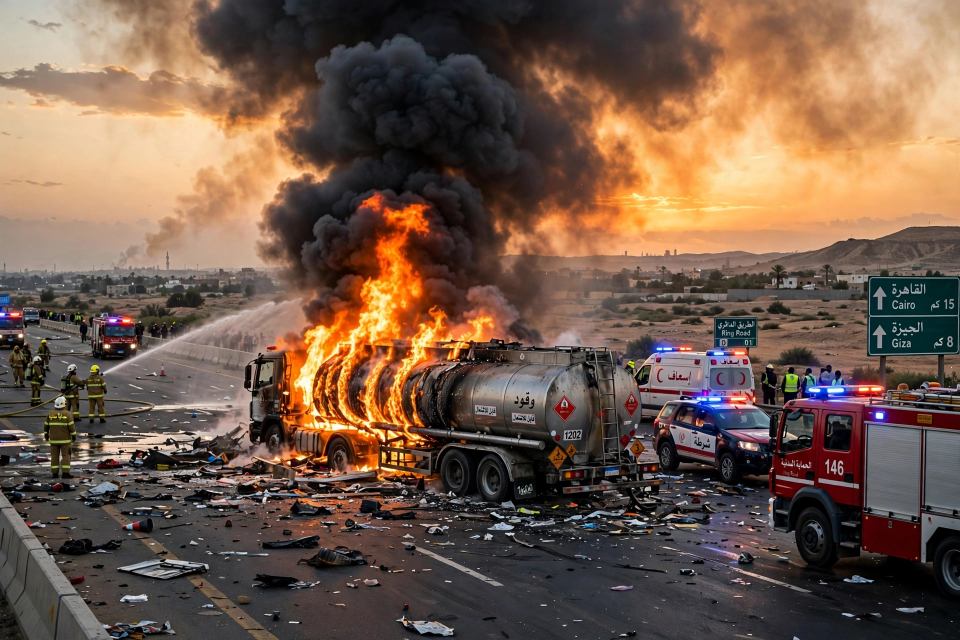
#> input picture assets/media-generation-cairo-tanker-fire-0-26b577b6-33b8-4839-9bf4-f4cf972201b8.png, 1920 x 1280 px (shown at 1/2 size)
$ python main.py
#> lines starting #> are read from the running program, lines starting #| are printed output that depends on the picture
#!/usr/bin/env python3
"""Render the 26 November 2026 front page and copy it to the output dir.

This is the entrypoint for make.fun news-image-20261126. It draws the
whole front page from scratch with Pillow — masthead, two photo panels,
the briefs grid, the numbers strip and the footer — then saves the
result as entry.png next to this file and copies it to
$MAKEFUN_OUTPUT_DIR (default "out").

No network, no randomness: the same inputs always produce the same
bytes. The two photographs are the entry's own generated panels in
assets/; everything else is drawn.

Usage:
    MAKEFUN_OUTPUT_DIR=/output python3 main.py
"""

import hashlib
import os
import shutil

from PIL import Image, ImageDraw, ImageFont

HERE = os.path.dirname(os.path.abspath(__file__))
ASSETS = os.path.join(HERE, "assets")

# Page geometry and palette.
PAGE_W, PAGE_H = 1024, 1024
PAPER = (247, 243, 234)
INK = (18, 20, 24)
NAVY = (16, 32, 56)
RED = (178, 34, 28)
GREY = (90, 92, 96)
GOLD = (214, 196, 150)
BODY = (40, 42, 46)
BODY2 = (52, 54, 58)

SERIF = "/usr/share/fonts/truetype/dejavu/DejaVuSerif.ttf"
SERIF_BOLD = "/usr/share/fonts/truetype/dejavu/DejaVuSerif-Bold.ttf"
SANS = "/usr/share/fonts/truetype/dejavu/DejaVuSans.ttf"
SANS_BOLD = "/usr/share/fonts/truetype/dejavu/DejaVuSans-Bold.ttf"


def load_font(path, size):
#> in draw_lead_story, photo is the input picture: PIL image 1920x1280 RGB; mean R, G, B 114.4, 90.1, 74.3
    return ImageFont.truetype(path, size)


def fit_lines(draw, text, fnt, max_width):
    """Greedy wrap: pack words into lines that fit max_width."""
    lines, current = [], ""
    for word in text.split():
        trial = (current + " " + word).strip()
        if draw.textlength(trial, font=fnt) <= max_width:
            current = trial
        else:
            if current:
                lines.append(current)
            current = word
    if current:
        lines.append(current)
    return lines


def draw_lines(draw, x, y, lines, fnt, fill, leading):
    """Draw stacked lines, returning the y below the last one."""
    for line in lines:
        draw.text((x, y), line, font=fnt, fill=fill)
        y += leading
    return y


def cover(img, target_w, target_h):
    """Centre-crop to the target aspect, then resize to it."""
#> called with target_w = 592, target_h = 296
    src_w, src_h = img.size
#> src_w = 1920; src_h = 1280
    scale = max(target_w / src_w, target_h / src_h)
#> scale = 0.308
    new_w = int(src_w * scale + 0.5)
#> new_w = 592
    new_h = int(src_h * scale + 0.5)
#> new_h = 395
    img = img.resize((new_w, new_h), Image.LANCZOS)
    left = (new_w - target_w) // 2
#> left = 0
    top = (new_h - target_h) // 2
#> top = 49
    return img.crop((left, top, left + target_w, top + target_h))
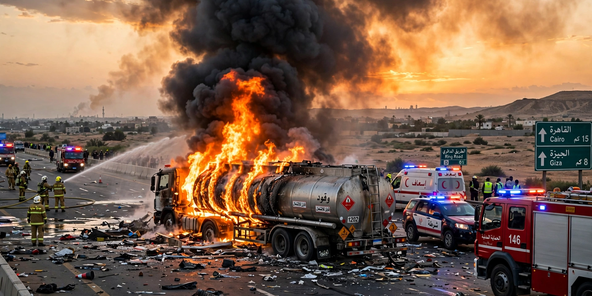
#> returned value: PIL image 592x296 RGB; mean R, G, B 123.4, 95.1, 76.3


def draw_masthead(d):
    d.rectangle([0, 0, PAGE_W, 104], fill=NAVY)
    d.text((28, 14), "THE WORLD  •  ONE DAY IN PICTURES",
           font=load_font(SANS_BOLD, 17), fill=GOLD)
    d.text((28, 38), "THURSDAY 26 NOVEMBER 2026",
           font=load_font(SERIF_BOLD, 43), fill=(255, 255, 255))
    d.rectangle([0, 104, PAGE_W, 110], fill=RED)


def draw_lead_story(d, page):
    photo = Image.open(os.path.join(
        ASSETS,
        "media-generation-cairo-tanker-fire-0-26b577b6-33b8-4839-9bf4-f4cf972201b8.png"))
    page.paste(cover(photo, 592, 296), (28, 126))
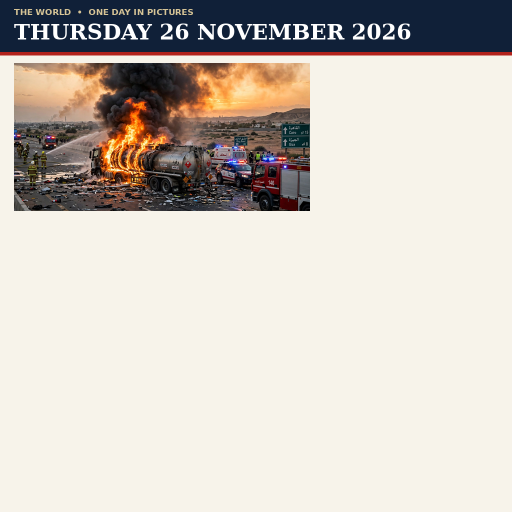
#> page: PIL image 1024x1024 RGB (shown at 1/2 size); mean R, G, B 205.1, 197.9, 190.3
    d.rectangle([28, 126, 620, 422], outline=INK, width=2)
    d.text((28, 432), "CAIRO", font=load_font(SANS_BOLD, 16), fill=RED)
    d.text((28, 452), "Highway tanker fire",
           font=load_font(SERIF_BOLD, 34), fill=INK)
    d.text((28, 490), "kills at least 30",
           font=load_font(SERIF_BOLD, 34), fill=INK)
    deck = ("A fuel tanker crashes and bursts into flames on the highway "
            "ringing Cairo, killing at least 30 people and injuring 15 "
            "as firefighters battle the blaze into the evening.")
    draw_lines(d, 28, 536,
               fit_lines(d, deck, load_font(SANS, 17), 592),
               load_font(SANS, 17), BODY, 22)


def draw_secondary_story(d, page):
    photo = Image.open(os.path.join(
        ASSETS,
        "media-generation-ukraine-airbase-strike-0-ae2b7184-7fe8-4f9d-9992-78cd3007b67a.png"))
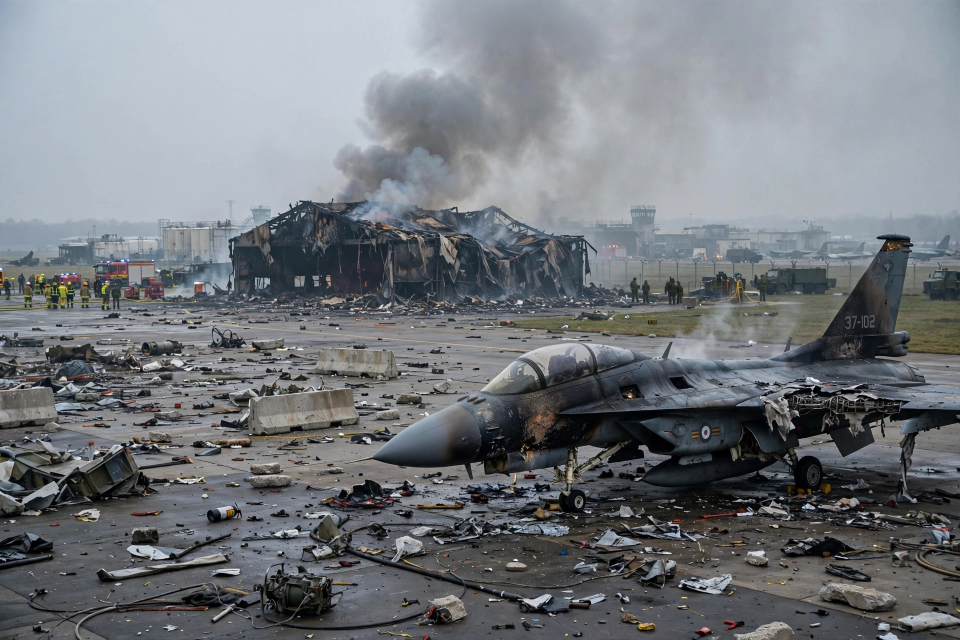
#> input picture assets/media-generation-ukraine-airbase-strike-0-ae2b7184-7fe8-4f9d-9992-78cd3007b67a.png, 1920 x 1280 px (shown at 1/2 size)
#> photo is the input picture: PIL image 1920x1280 RGB; mean R, G, B 116.2, 120.6, 125.1
    page.paste(cover(photo, 352, 296), (644, 126))
#> call 2 of cover, with target_w = 352, target_h = 296
#> in cover (call 2), `img = img.resize((new_w, new_h), Image.LANCZOS)`:
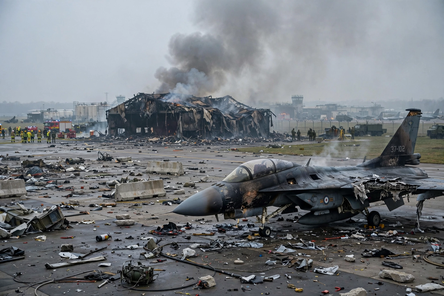
#> img: PIL image 444x296 RGB; mean R, G, B 116.3, 120.6, 125.1
#> in cover (call 2), `return img.crop((left, top, left + target_w, top + target_h))`:
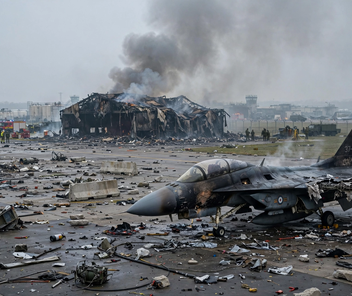
#> returned value: PIL image 352x296 RGB; mean R, G, B 116.4, 120.4, 124.9
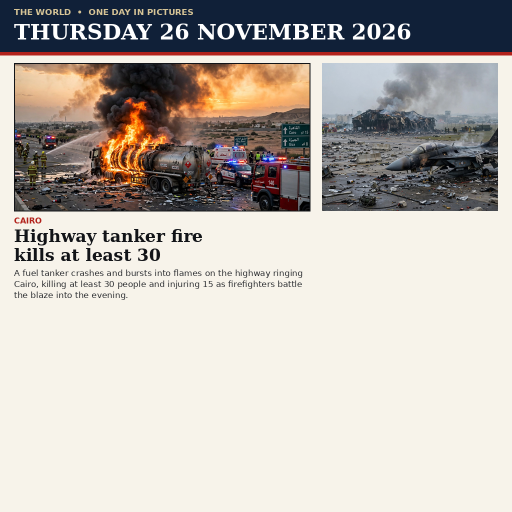
#> page: PIL image 1024x1024 RGB (shown at 1/2 size); mean R, G, B 189.5, 183.1, 177
    d.rectangle([644, 126, 996, 422], outline=INK, width=2)
    d.text((644, 432), "UKRAINE", font=load_font(SANS_BOLD, 16), fill=RED)
    d.text((644, 452), "Air base hit,",
           font=load_font(SERIF_BOLD, 30), fill=INK)
    d.text((644, 486), "five jets damaged",
           font=load_font(SERIF_BOLD, 30), fill=INK)
    deck = ("Ukraine says it struck a major Russian air base and two "
            "oil refineries, damaging five planes in the overnight raid.")
    draw_lines(d, 644, 528,
               fit_lines(d, deck, load_font(SANS, 16), 352),
               load_font(SANS, 16), BODY, 21)


BRIEFS = [
    ("TRADE", "US seeks 25% tariffs on 14 economies",
     "China, the EU and Japan in the firing line; rates of 20-40% floated."),
    ("KOREA", "Kim orders wider nuclear deployment",
     "North Korea's leader calls for more tactical nuclear weapons to be fielded."),
    ("USA", "Second judge blocks birthright order",
     "Trump's newest order curtailing birthright citizenship is halted again."),
    ("ISRAEL", "Judges urge dropping Netanyahu charges",
     "Israeli judges recommend removing the most serious charges against the PM."),
    ("SPACE", "SpaceX wins approval for orbital data centres",
     "The US government clears SpaceX to launch data centres in space."),
    ("PARADE", "Macy's parade postponed by storm",
     "The Thanksgiving parade is delayed for the first time as a nor'easter hits."),
]


def draw_briefs(d):
    d.rectangle([28, 636, 996, 638], fill=INK)
    d.text((28, 646), "THE DAY IN BRIEF",
           font=load_font(SERIF_BOLD, 24), fill=INK)
    d.text((PAGE_W - 28, 652), "THURSDAY 26 NOVEMBER 2026",
           font=load_font(SANS_BOLD, 13), fill=GREY, anchor="ra")
    for i, (kicker, head, body) in enumerate(BRIEFS):
        col, row = i % 2, i // 2
        x = 28 + col * 496
        y = 690 + row * 74
        d.text((x, y), kicker, font=load_font(SANS_BOLD, 13), fill=RED)
        d.text((x + 78, y - 1), head, font=load_font(SANS_BOLD, 14), fill=INK)
        lines = fit_lines(d, body, load_font(SANS, 13), 472)[:2]
        draw_lines(d, x, y + 21, lines, load_font(SANS, 13), BODY2, 17)


STATS = [
    ("30", "killed in Cairo"),
    ("5", "planes damaged"),
    ("25%", "tariffs on 14 economies"),
    ("2,000", "migrants reach Canaries"),
]


def draw_numbers_strip(d):
    d.rectangle([28, 916, 996, 980], fill=NAVY)
    seg = 968 // 4
    for i, (num, label) in enumerate(STATS):
        x = 28 + i * seg
        d.text((x + 18, 924), num, font=load_font(SERIF_BOLD, 26),
               fill=(255, 255, 255))
        d.text((x + 18, 954), label, font=load_font(SANS, 13), fill=GOLD)
        if i:
            d.line([x, 926, x, 970], fill=(90, 110, 140), width=1)


def draw_footer(d):
    d.text((28, 992),
           "Sources: Reuters, AP, BBC, The Japan Times, Economic Times  •  All events of 26 November 2026",
           font=load_font(SANS, 12), fill=GREY)


def build_page():
    """Draw the full front page and save it as entry.png."""
    page = Image.new("RGB", (PAGE_W, PAGE_H), PAPER)
    d = ImageDraw.Draw(page)
    draw_masthead(d)
    draw_lead_story(d, page)
    draw_secondary_story(d, page)
    draw_briefs(d)
    draw_numbers_strip(d)
    draw_footer(d)
    out = os.path.join(HERE, "entry.png")
    page.save(out, "PNG", optimize=True)
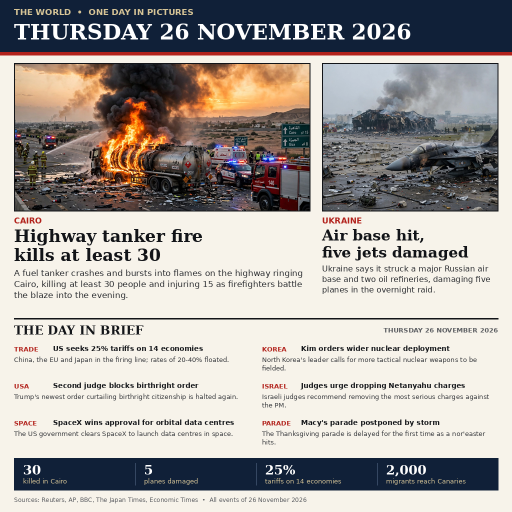
#> saved as entry.png: PIL image 1024x1024 RGB (shown at 1/2 size); mean R, G, B 170.1, 164.8, 160.9
    return out


def sha256_file(path):
    """SHA-256 of a file, read in chunks."""
#> called with path = 'entry.png'
    h = hashlib.sha256()
    with open(path, "rb") as f:
        for chunk in iter(lambda: f.read(65536), b""):
            h.update(chunk)
    return h.hexdigest()


def main():
    out_path = build_page()
    size = os.path.getsize(out_path)
    digest = sha256_file(out_path)
    out_dir = os.environ.get("MAKEFUN_OUTPUT_DIR", "out")
    os.makedirs(out_dir, exist_ok=True)
    shutil.copyfile(out_path, os.path.join(out_dir, "entry.png"))
    print(f"wrote {out_path} ({size} bytes, sha256 {digest})")


if __name__ == "__main__":
    main()
